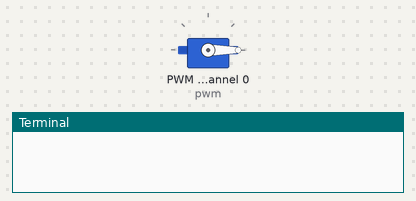
A program run on a simulated Raspberry Pi (BCM pin numbers). On the bench: servo, the last lines printed to the terminal. Servo angles are drawn from the pulse width (0.5 ms = 0°, 2.5 ms = 180°). At 2.7 s the program stops and its outputs stay as they are.

Above: at 0.1 s.
At 2.21 s:
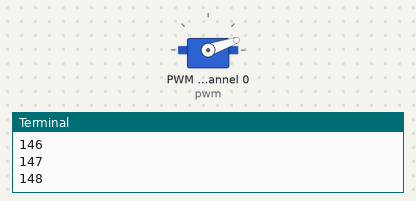
At 2.8 s:
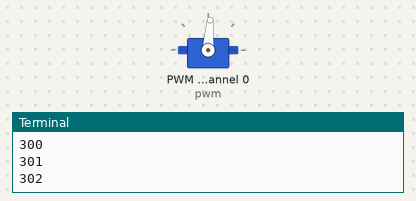
Timing chart, 0 to 4.2 s (numbered marks = the images above):
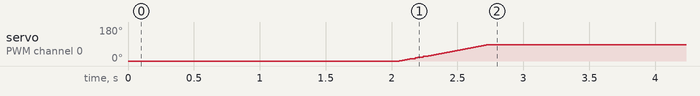

The program:

DS3218MG_90.py
```python
#!/usr/bin/python
# -*- coding:utf-8 -*-

#このプログラムはサーボモータDS3218MG用に作成されました
#サーボモータを90度に設定するファイルです

from Adafruit_PWM_Servo_Driver import PWM
import time

pwm = PWM(0x40) #インスタンス作成, I2cアドレス40番
pwm.setPWMFreq(50)  #周波数50Hzで動作(T=20ms)
servoMin = 92 # Min pulse is 0
servoMax = 302 # Max pulse length out of 4096
pwm.setPWM(0,0,servoMin)
time.sleep(2)


def servo(inter, channel):#interのインターバルでchannelのサーボモータを動かす
	for i in range(servoMin,servoMax+1):
		pwm.setPWM(channel,0,i)
		print(i)
#		iRange=servoMax-servoMin
#		angle=180.0*(i-100)/iRange
#		print('angle: {0:.1f} [degree]'.format(angle))
		time.sleep(inter)
#	time.sleep(1)
#	pwm.setPWM(0,0,servoMin)

servo(0.002,0)
```

Measured:
- by itself, servo on PWM channel 0 (pwm): moves from 0° to 86° over 0.66 s
